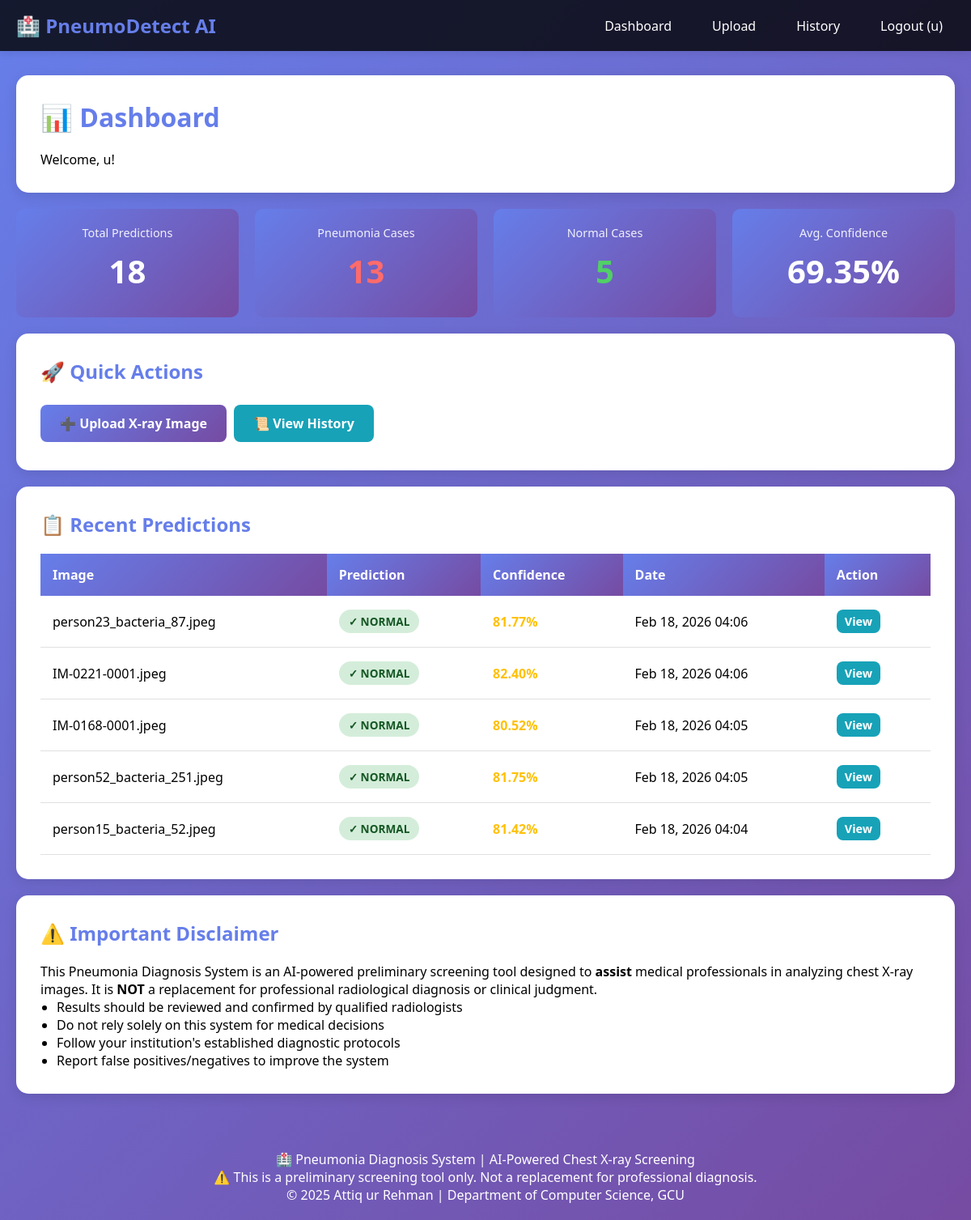
Page /dashboard/ (signed in) on the earlier database version.
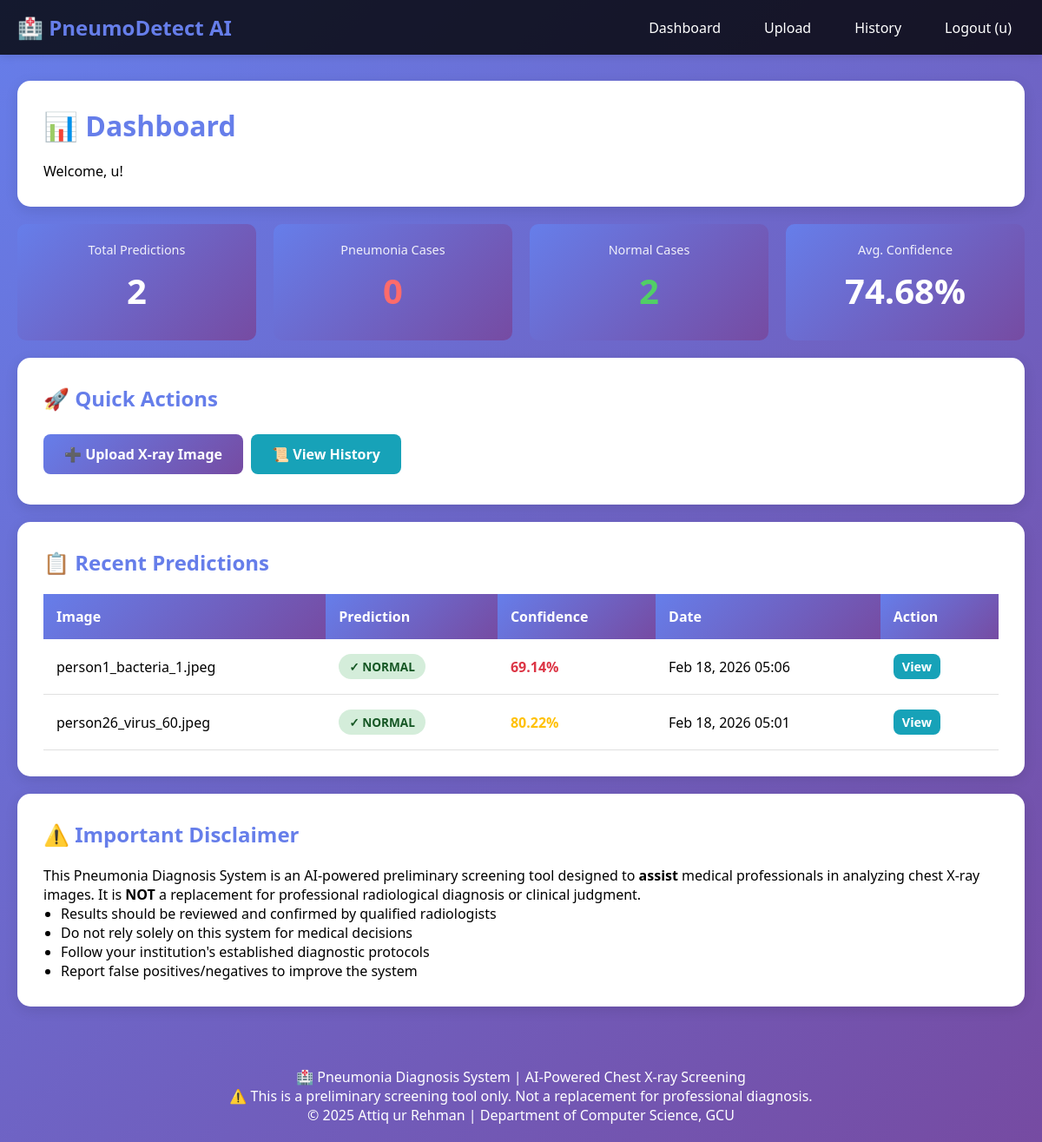
Same page on the later database version.
### model_service/models.py (models this page shows, shortened)
class PredictionResult(models.Model):
    PREDICTION_CHOICES = [
        ('NORMAL', 'Normal'),
        ('PNEUMONIA', 'Pneumonia'),
    ]
    CONFIDENCE_LEVEL_CHOICES = [
        ('HIGH', 'High Confidence (>95%)'),
        ('MODERATE', 'Moderate Confidence (80-95%)'),
        ('LOW', 'Low Confidence (<80%)'),
    ]
    image = models.OneToOneField(XRayImage, on_delete=models.CASCADE, related_name='prediction')
    prediction_label = models.CharField(max_length=20, choices=PREDICTION_CHOICES)
    confidence_score = models.DecimalField(
        max_digits=5,
        decimal_places=4,
        validators=[MinValueValidator(0), MaxValueValidator(1)]
    )
    confidence_level = models.CharField(max_length=20, choices=CONFIDENCE_LEVEL_CHOICES)
    processing_time = models.DecimalField(max_digits=8, decimal_places=3)  # in seconds
    created_at = models.DateTimeField(auto_now_add=True)
    model_version = models.ForeignKey(ModelVersion, on_delete=models.SET_NULL, null=True)
    raw_predictions = models.TextField()  # JSON string storing both class predictions
    is_archived = models.BooleanField(default=False)
    notes = models.TextField(blank=True)
    class Meta:
        ordering = ['-created_at']
        verbose_name = 'Prediction Result'
        verbose_name_plural = 'Prediction Results'
        indexes = [
            models.Index(fields=['image', '-created_at']),
            models.Index(fields=['prediction_label']),
        ]
    def get_confidence_percentage(self):
        return round(float(self.confidence_score) * 100, 2)

class XRayImage(models.Model):
    IMAGE_FORMAT_CHOICES = [
        ('JPEG', 'JPEG'),
        ('PNG', 'PNG'),
    ]
    user = models.ForeignKey(User, on_delete=models.CASCADE, related_name='xray_images')
    original_filename = models.CharField(max_length=255)
    stored_filename = models.CharField(max_length=255)
    file_path = models.ImageField(
        upload_to='xray_images/',
        validators=[FileExtensionValidator(allowed_extensions=['jpg', 'jpeg', 'png'])]
    )
    file_size = models.IntegerField()  # in bytes
    upload_time = models.DateTimeField(auto_now_add=True)
    image_width = models.IntegerField(null=True, blank=True)
    image_height = models.IntegerField(null=True, blank=True)
    format = models.CharField(max_length=10, choices=IMAGE_FORMAT_CHOICES)
    is_preprocessed = models.BooleanField(default=False)
    preprocessing_notes = models.TextField(blank=True)
    class Meta:
        ordering = ['-upload_time']
        verbose_name = 'X-Ray Image'
        verbose_name_plural = 'X-Ray Images'
        indexes = [
            models.Index(fields=['user', '-upload_time']),
        ]

### model_service/views.py (the view)
# urls.py: path('dashboard/', views.dashboard_view, name='dashboard'),
@login_required(login_url='model_service:login')
def dashboard_view(request):
    user = request.user
    recent_predictions = PredictionResult.objects.filter(
        image__user=user
    ).select_related('image', 'model_version').order_by('-created_at')[:5]
    total_predictions = PredictionResult.objects.filter(image__user=user).count()
    pneumonia_count = PredictionResult.objects.filter(
        image__user=user,
        prediction_label='PNEUMONIA'
    ).count()
    normal_count = PredictionResult.objects.filter(
        image__user=user,
        prediction_label='NORMAL'
    ).count()
    all_predictions = PredictionResult.objects.filter(image__user=user)
    avg_confidence = 0
    if all_predictions.exists():
        avg_confidence = float(all_predictions.aggregate(
            avg=__import__('django.db.models', fromlist=['Avg']).Avg('confidence_score')
        )['avg'] or 0) * 100
    context = {
        'total_predictions': total_predictions,
        'pneumonia_count': pneumonia_count,
        'normal_count': normal_count,
        'avg_confidence': round(avg_confidence, 2),
        'recent_predictions': recent_predictions,
    }
    return render(request, 'dashboard.html', context)

### templates/dashboard.html (shortened to what this page needs)
{% extends 'base.html' %}
{% block content %}
<div class="card">
    <h1>📊 Dashboard</h1>
    <p>Welcome, {{ user.get_full_name|default:user.username }}!</p>
</div>
<div class="stats-grid">
    <div class="stat-card">
        <div class="stat-label">Total Predictions</div>
        <div class="stat-value">{{ total_predictions }}</div>
    </div>
    <div class="stat-card">
        <div class="stat-label">Pneumonia Cases</div>
        <div class="stat-value" style="color: #ff6b6b;">{{ pneumonia_count }}</div>
    </div>
    <div class="stat-card">
        <div class="stat-label">Normal Cases</div>
        <div class="stat-value" style="color: #51cf66;">{{ normal_count }}</div>
    </div>
    <div class="stat-card">
        <div class="stat-label">Avg. Confidence</div>
        <div class="stat-value">{{ avg_confidence|floatformat:2 }}%</div>
    </div>
</div>
<div class="card">
    <h2>🚀 Quick Actions</h2>
    <a href="{% url 'model_service:upload' %}" class="btn btn-primary">➕ Upload X-ray Image</a>
    <a href="{% url 'model_service:history' %}" class="btn btn-secondary">📜 View History</a>
</div>
{% if recent_predictions %}
<div class="card">
    <h2>📋 Recent Predictions</h2>
    <table>
        <thead>
            <tr>
                <th>Image</th>
                <th>Prediction</th>
                <th>Confidence</th>
                <th>Date</th>
                <th>Action</th>
            </tr>
        </thead>
        <tbody>
            {% for pred in recent_predictions %}
            <tr>
                <td>{{ pred.image.original_filename|truncatechars:30 }}</td>
                <td>
                    {% if pred.prediction_label == 'PNEUMONIA' %}
                        <span class="badge badge-danger">🚨 PNEUMONIA</span>
                    {% else %}
                        <span class="badge badge-success">✓ NORMAL</span>
                    {% endif %}
                </td>
                <td>
                    <span class="confidence-{% if pred.confidence_level == 'HIGH' %}high{% elif pred.confidence_level == 'MODERATE' %}moderate{% else %}low{% endif %}">
                        {{ pred.get_confidence_percentage|floatformat:2 }}%
                    </span>
                </td>
                <td>{{ pred.created_at|date:"M d, Y H:i" }}</td>
                <td>
                    <a href="{% url 'model_service:result' pred.id %}" class="btn btn-secondary" style="padding: 5px 10px; font-size: 0.9em;">View</a>
                </td>
            </tr>
            {% endfor %}
        </tbody>
    </table>
</div>
{% else %}
<div class="card">
    <h2>📋 No Predictions Yet</h2>
    <p>You haven't made any predictions yet. <a href="{% url 'model_service:upload' %}">Upload an X-ray image to get started!</a></p>
</div>
{% endif %}
<div class="card">
    <h2>⚠️ Important Disclaimer</h2>
    <p>
        This Pneumonia Diagnosis System is an AI-powered preliminary screening tool designed to <strong>assist</strong> medical professionals
        in analyzing chest X-ray images. It is <strong>NOT</strong> a replacement for professional radiological diagnosis or clinical judgment.
    </p>
    <ul style="margin-left: 20px;">
        <li>Results should be reviewed and confirmed by qualified radiologists</li>
        <li>Do not rely solely on this system for medical decisions</li>
        <li>Follow your institution's established diagnostic protocols</li>
        <li>Report false positives/negatives to improve the system</li>
    </ul>
</div>
{% endblock %}

### templates/base.html (shortened to what this page needs)
<!DOCTYPE html>
<html lang="en">
<head>
</head>
<body>
    {% if user.is_authenticated %}
    <nav>
        <div class="navbar">
            <div class="navbar-logo">🏥 PneumoDetect AI</div>
            <div class="navbar-links">
                <a href="{% url 'model_service:dashboard' %}">Dashboard</a>
                <a href="{% url 'model_service:upload' %}">Upload</a>
                <a href="{% url 'model_service:history' %}">History</a>
                <a href="{% url 'model_service:logout' %}">Logout ({{ user.username }})</a>
            </div>
        </div>
    </nav>
    {% endif %}
    <div class="container">
        {% block content %}{% endblock %}
    </div>
    <div class="footer">
        <p>🏥 Pneumonia Diagnosis System | AI-Powered Chest X-ray Screening</p>
        <p>⚠️ This is a preliminary screening tool only. Not a replacement for professional diagnosis.</p>
        <p>&copy; 2025 Attiq ur Rehman | Department of Computer Science, GCU</p>
    </div>
</body>
</html>

### templates/base.html (style rules this page uses)
* { margin: 0; padding: 0; box-sizing: border-box; }
body { font-family: 'Segoe UI', Tahoma, Geneva, Verdana, sans-serif; background: linear-gradient(135deg, #667eea 0%, #764ba2 100%); min-height: 100vh; display: flex; flex-direction: column; }
nav { background: rgba(0, 0, 0, 0.8); padding: 15px 20px; box-shadow: 0 2px 10px rgba(0, 0, 0, 0.1); }
nav a { color: white; text-decoration: none; margin: 0 15px; font-weight: 500; transition: color 0.3s; }
.navbar { display: flex; justify-content: space-between; align-items: center; max-width: 1400px; margin: 0 auto; width: 100%; }
.navbar-logo { font-size: 1.5em; font-weight: bold; color: #667eea; }
.navbar-links { display: flex; gap: 20px; }
.container { flex: 1; max-width: 1400px; margin: 30px auto; width: 100%; padding: 0 20px; }
.card { background: white; padding: 30px; border-radius: 15px; box-shadow: 0 4px 15px rgba(0, 0, 0, 0.1); margin-bottom: 20px; }
.card h1, .card h2 { color: #667eea; margin-bottom: 20px; }
.btn { display: inline-block; padding: 12px 24px; margin: 5px 5px 5px 0; border: none; border-radius: 8px; font-size: 1em; cursor: pointer; text-decoration: none; font-weight: 600; transition: all 0.3s; }
.btn-primary { background: linear-gradient(135deg, #667eea 0%, #764ba2 100%); color: white; }
.btn-secondary { background: #17a2b8; color: white; }
.footer { text-align: center; padding: 20px; color: white; margin-top: auto; }
.stats-grid { display: grid; grid-template-columns: repeat(auto-fit, minmax(200px, 1fr)); gap: 20px; margin: 20px 0; }
.stat-card { background: linear-gradient(135deg, #667eea 0%, #764ba2 100%); color: white; padding: 20px; border-radius: 10px; text-align: center; }
.stat-value { font-size: 2.5em; font-weight: bold; margin: 10px 0; }
.stat-label { font-size: 0.9em; opacity: 0.9; }
table { width: 100%; border-collapse: collapse; margin-top: 20px; }
th { background: linear-gradient(135deg, #667eea 0%, #764ba2 100%); color: white; padding: 15px; text-align: left; font-weight: 600; }
td { padding: 12px 15px; border-bottom: 1px solid #e0e0e0; }
.badge { display: inline-block; padding: 5px 12px; border-radius: 20px; font-size: 0.85em; font-weight: 600; }
.badge-success { background: #d4edda; color: #155724; }
.confidence-moderate { color: #ffc107; font-weight: bold; }
.confidence-low { color: #dc3545; font-weight: bold; }

Differences in the rows shown:
removed PredictionResult: image.original_filename "person23_bacteria_87.jpeg", prediction_label "✓ NORMAL", get_confidence_percentage "81.77", created_at "Feb 18, 2026 04:06"
removed PredictionResult: image.original_filename "IM-0221-0001.jpeg", prediction_label "✓ NORMAL", get_confidence_percentage "82.40", created_at "Feb 18, 2026 04:06"
removed PredictionResult: image.original_filename "IM-0168-0001.jpeg", prediction_label "✓ NORMAL", get_confidence_percentage "80.52", created_at "Feb 18, 2026 04:05"
removed PredictionResult: image.original_filename "person52_bacteria_251.jpeg", prediction_label "✓ NORMAL", get_confidence_percentage "81.75", created_at "Feb 18, 2026 04:05"
removed PredictionResult: image.original_filename "person15_bacteria_52.jpeg", prediction_label "✓ NORMAL", get_confidence_percentage "81.42", created_at "Feb 18, 2026 04:04"
added PredictionResult: image.original_filename "person1_bacteria_1.jpeg", prediction_label "✓ NORMAL", get_confidence_percentage "69.14", created_at "Feb 18, 2026 05:06", confidence_level "LOW" (drawn)
added PredictionResult: image.original_filename "person26_virus_60.jpeg", prediction_label "✓ NORMAL", get_confidence_percentage "80.22", created_at "Feb 18, 2026 05:01"
Other differences:
{{ total_predictions }}: "18" → "2"
{{ pneumonia_count }}: "13" → "0"
{{ normal_count }}: "5" → "2"
{{ avg_confidence|floatformat:2 }}: "69.35" → "74.68"
